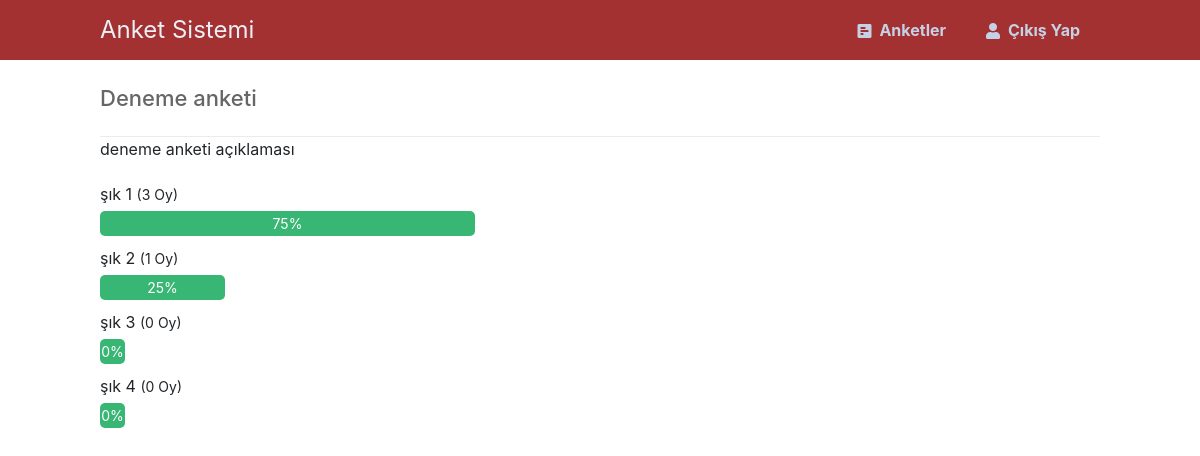
The page /result.php?id=2 (signed in) on the database its author committed.
### tables this page shows
CREATE TABLE IF NOT EXISTS `polls` (
  `id` int NOT NULL AUTO_INCREMENT,
  `title` text NOT NULL,
  `description` text NOT NULL,
  `end_date` datetime DEFAULT NULL,
  PRIMARY KEY (`id`)
);

CREATE TABLE IF NOT EXISTS `poll_answers` (
  `id` int NOT NULL AUTO_INCREMENT,
  `poll_id` int NOT NULL,
  `title` text NOT NULL,
  `votes` int NOT NULL DEFAULT '0',
  PRIMARY KEY (`id`),
  KEY `poll_id` (`poll_id`)
);

### result.php (the view, shortened to what this page needs)
<?php
include 'functions.php';
$pdo = pdo_connect_mysql();
if (isset($_GET['id']) && isset($_SESSION["email"])) {
    $stmt = $pdo->prepare('SELECT * FROM polls WHERE id = ?');
    $stmt->execute([$_GET['id']]);
    $poll = $stmt->fetch(PDO::FETCH_ASSOC);
    if ($poll) {
        $stmt = $pdo->prepare('SELECT * FROM poll_answers WHERE poll_id = ? ORDER BY votes DESC');
        $stmt->execute([$_GET['id']]);
        $poll_answers = $stmt->fetchAll(PDO::FETCH_ASSOC);
        $total_votes = 0;
        foreach ($poll_answers as $poll_answer) {
            $total_votes += $poll_answer['votes'];
        }
    } else {
        exit('Bu kimliğe sahip anket mevcut değil');
    }
} else {
    header('Location: index.php');
}
?>
<?= template_header('Anket Sonuçları') ?>
<div class="content poll-result">
    <h2><?= $poll['title'] ?></h2>
    <p><?= $poll['description'] ?></p>
    <div class="wrapper">
        <?php
        if ($total_votes == 0) {
            echo '<div class="alert alert-warning" role="alert">Hiç oy kullanılmadığı için sonuçlar gösterilemiyor</div>';
        } else {
            foreach ($poll_answers as $poll_answer) {
                echo '<div class="poll-question">
                <p>' . $poll_answer['title'] . ' <span>(' . $poll_answer['votes'] . ' Oy)</span></p>
                <div class="result-bar" style="width:' . @round(($poll_answer['votes'] / $total_votes) * 100) . '%">
                    ' . @round(($poll_answer['votes'] / $total_votes) * 100) . '%
                </div>
            </div>';
            }
        }
        ?>
    </div>
</div>
<?= template_footer() ?>

### assets/style.css (style rules this page uses)
* { box-sizing: border-box; font-family: -apple-system, BlinkMacSystemFont, "segoe ui", roboto, oxygen, ubuntu, cantarell, "fira sans", "droid sans", "helvetica neue", Arial, sans-serif; font-size: 16px; -webkit-font-smoothing: antialiased; -moz-osx-font-smoothing: grayscale; }
body { background-color: #FFFFFF; margin: 0; }
.content { width: 1000px; margin: 0 auto; }
.content h2 { margin: 0; padding: 25px 0; font-size: 22px; border-bottom: 1px solid #ebebeb; color: #666666; }
.poll-result .wrapper { display: flex; flex-flow: column; }
.poll-result .wrapper .poll-question { width: 50%; padding-bottom: 5px; }
.poll-result .wrapper .poll-question p { margin: 0; padding: 5px 0; }
.poll-result .wrapper .poll-question p span { font-size: 14px; }
.poll-result .wrapper .poll-question .result-bar { display: flex; height: 25px; min-width: 5%; background-color: #38b673; border-radius: 5px; font-size: 14px; color: #FFFFFF; justify-content: center; align-items: center; }

### rows shown on the page
polls: title "Deneme anketi", description "deneme anketi açıklaması"
poll_answers: title "şık 1", votes "3", @round(($poll_answer['votes']/$total_votes)*100) "75"
poll_answers: title "şık 2", votes "1", @round(($poll_answer['votes']/$total_votes)*100) "25"
poll_answers: title "şık 3", votes "0", @round(($poll_answer['votes']/$total_votes)*100) "0"
poll_answers: title "şık 4", votes "0", @round(($poll_answer['votes']/$total_votes)*100) "0"
